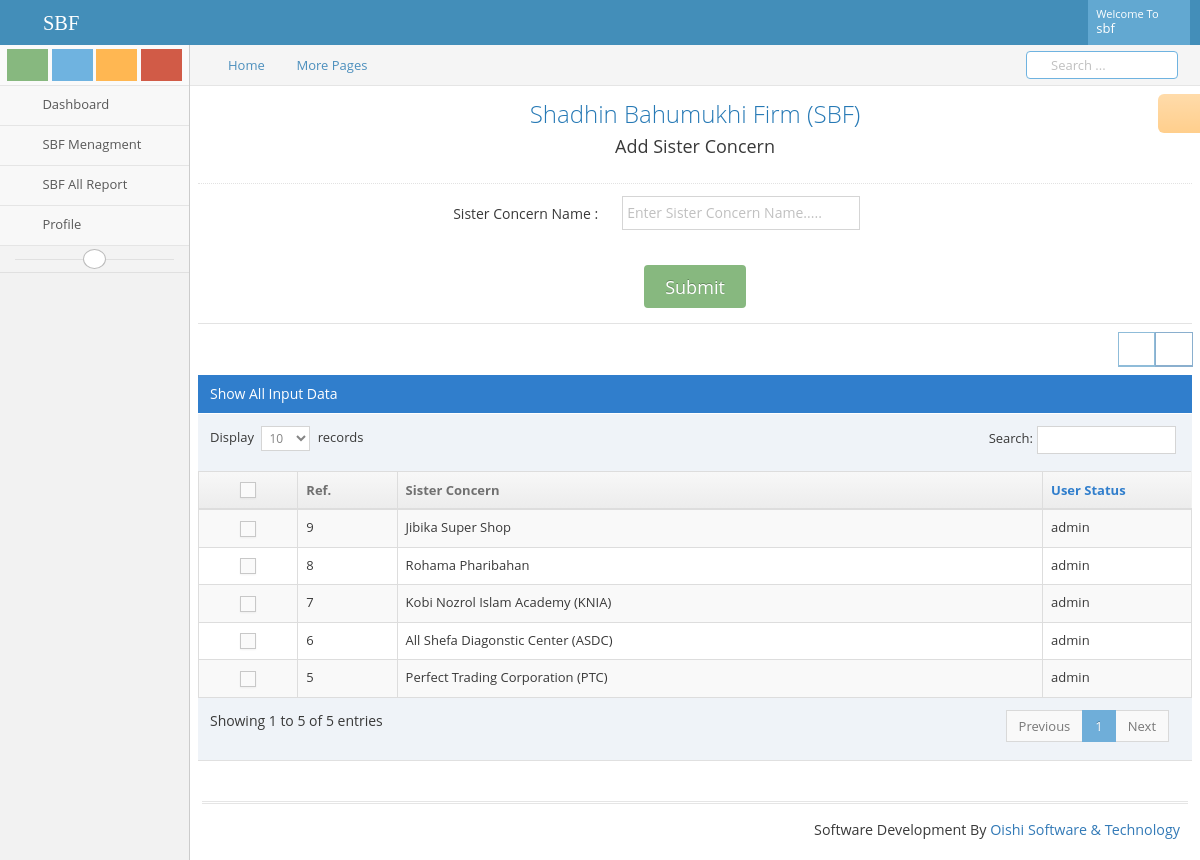
Page /SisterConcern.php (signed in) on the committed database.
### tables this page shows
CREATE TABLE `tbl_sisterconcern` (
  `id` int(11) NOT NULL,
  `name` varchar(255) NOT NULL,
  `username` varchar(255) NOT NULL,
  `currendate` timestamp NOT NULL DEFAULT CURRENT_TIMESTAMP,
  `editDate` varchar(255) NOT NULL DEFAULT '0'
);

### lib/Database.php (called while the page is built, shortened)
<?php
Class Database{
	public $host   = DB_HOST;
	public $user   = DB_USER;
	public $pass   = DB_PASS;
	public $dbname = DB_NAME;
	public $link;
	private function connectDB(){
	$this->link = new mysqli($this->host, $this->user, $this->pass, $this->dbname);
 }
	public function select($query){
		$result = $this->link->query($query) or die($this->link->error.__LINE__);
		if($result->num_rows > 0){
			return $result;
		} else {
			return false;
		}
	}
}

### SisterConcern.php (the view, shortened to what this page needs)
<?php include 'inc/header.php' ?>
<div id="user-profile-3" class="user-profile row">
<div class="row">
	<div class="col-xs-12">
<div class="page-header">
		<h1 class="text-center">Shadhin Bahumukhi Firm (SBF)</h1>
		<h4 class="text-center">Add Sister Concern</h4>
	</div>
	<div class="row">
		<div class="col-xs-12">
		<form action="<?php echo htmlspecialchars($_SERVER['PHP_SELF']); ?>" method="POST"  class="form-horizontal text-center" role="form">
                <div class="form-group">
                    <label class="col-xs-4 col-sm-5 control-label"> Sister Concern Name :</label>
                    <div class="col-xs-8 col-sm-7">
                        <input type="text" placeholder="Enter Sister Concern Name....." class="col-xs-10 col-sm-5" name="name" />
                    </div>
                </div>
                <div class="form-group">
                    <div class="row text-center">
                        <input type="submit" name="submit" class="btn btn-lg btn-success btn-round" value="Submit">
                    </div>
                </div>
            </form>
			<div class="hr hr-8"></div>
		</div>
	</div>
<div class="row">
<div class="col-xs-12">
<div class="row">
	<div class="col-xs-12">
		<div class="clearfix">
			<div class="pull-right tableTools-container"></div>
		</div>
		<div class="table-header">
			Show All Input Data
		</div>
		<div>
			<table id="dynamic-table" class="table table-striped table-bordered table-hover">
				<thead>
					<tr>
						<th width="10%" class="center">
							<label class="pos-rel">
								<span class="lbl"></span>
							</label>
						</th>
						<th width="10%">Ref.</th>
						<th>Sister Concern</th>
						<th width="15%">User Status</th>
					</tr>
				</thead>
				<tbody>
			<?php
				$query ="SELECT * FROM tbl_sisterconcern order by id desc";
				$groupName = $db->select($query);
				if ($groupName) {
					while ($result = $groupName->fetch_assoc()) {
					?>
					<tr>
						<td class="center">
							<label class="pos-rel">
								<span class="lbl"></span>
							</label>
						</td>
						<td><?php echo $result['id'];?></td>
						<td><?php echo $result['name'];?></td>
						<td>
							<div class="">
								<?php echo $result['username'];?>
						</td>
					</tr>
					<?php } } ?>
				</tbody>
			</table>
		</div>
	</div>
</div>
</div>
</div>
</div>
</div>
</div>
<?php include 'inc/footer.php' ?>

### rows in the picture
tbl_sisterconcern: id "9", name "Jibika Super Shop", username "admin"
tbl_sisterconcern: id "8", name "Rohama Pharibahan", username "admin"
tbl_sisterconcern: id "7", name "Kobi Nozrol Islam Academy (KNIA)", username "admin"
tbl_sisterconcern: id "6", name "All Shefa Diagonstic Center (ASDC)", username "admin"
tbl_sisterconcern: id "5", name "Perfect Trading Corporation (PTC)", username "admin"

### other values in the picture
Session::get('username') "sbf"
